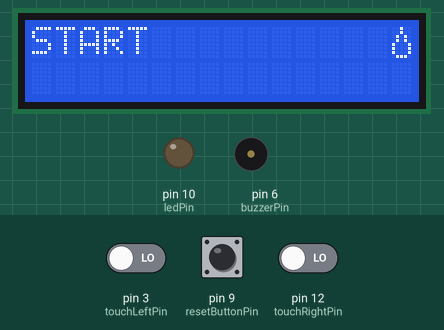
Recording of a sketch running on a simulated Arduino Uno, built with avr-gcc and run on an emulated ATmega328P. On the bench: 16×2 character LCD, output pins drawn as LEDs (lit = HIGH), buzzer (waves = sounding). Dashed ring = blinking. Inputs (shaded band) come from the test bench; at power-on: pin 9 (resetButtonPin) HIGH, pin 3 (touchLeftPin) LOW, pin 12 (touchRightPin) LOW. Random numbers use the default seed unless the sketch sets one.

Above: at 1.2 s.
1.3 s: pin 9 (resetButtonPin) pulled LOW for 0.15 s
At 2.9 s:
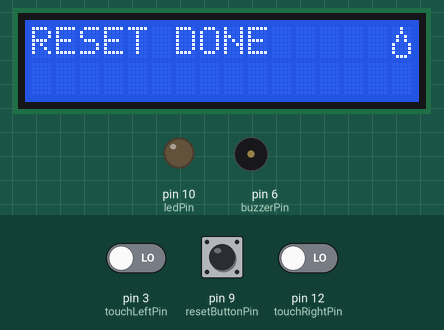
4.4 s: pin 9 (resetButtonPin) pulled LOW for 1 s
At 4.5 s:
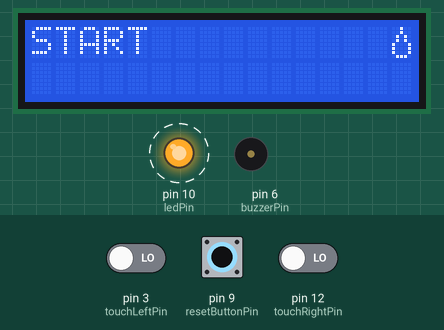
7.7 s: pin 9 (resetButtonPin) pulled LOW for 3.2 s
At 7.8 s:
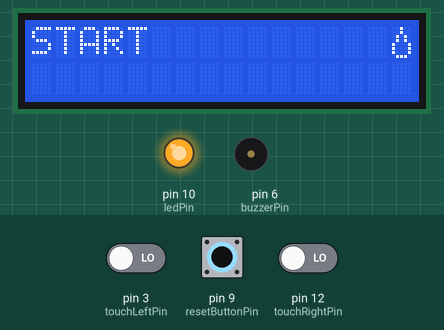
12.4 s: pin 3 (touchLeftPin) driven HIGH and pin 12 (touchRightPin) driven HIGH
At 14.7 s:
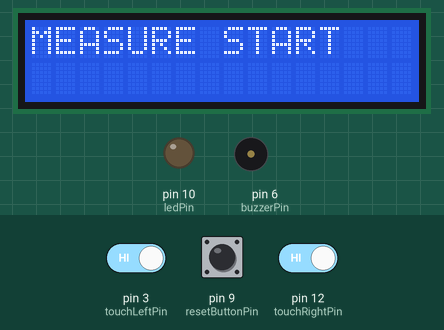
21.4 s: pin 9 (resetButtonPin) pulled LOW for 0.15 s
At 21.5 s:
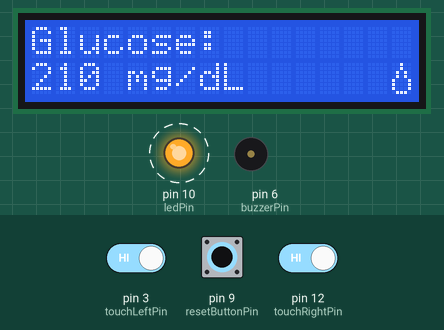
Timing chart, 0 to 24.5 s (numbered marks = the images above; inputs shaded):
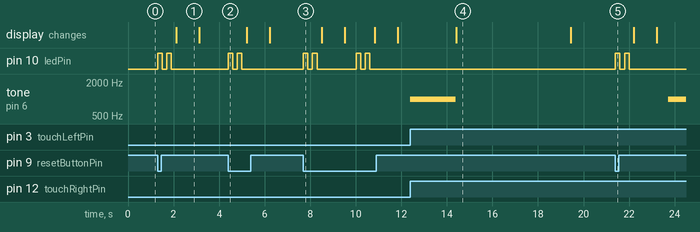

Measured:
- after the input at 1.3 s, pin 10 (ledPin): alternates HIGH for 0.20 s and LOW for 0.20 s, 4 changes in all, then stays LOW, starting at once; the display: changes after 0.81 s (image 1)
- after the input at 4.4 s, pin 10 (ledPin): alternates HIGH for 0.20 s and LOW for 0.20 s, 4 changes in all, then stays LOW, starting at once
- after the input at 7.7 s, pin 10 (ledPin): LOW → HIGH at once, → LOW 0.20 s later, → HIGH 0.20 s later, → LOW 0.20 s later, … (8 changes in this stretch)
- after the input at 12.4 s, tone on pin 6 (buzzerPin): silent → 1000 Hz at once, → silent 2.0 s later; the display: changes after 2.0 s (image 4)
- after the input at 21.4 s, pin 10 (ledPin): alternates HIGH for 0.20 s and LOW for 0.20 s, 4 changes in all, then stays LOW, starting at once; tone on pin 6 (buzzerPin): silent → 1000 Hz after 2.3 s
- what the display in image 1 shows lasts 1.0 s, from 2.1 s to 3.1 s
- what the display in image 4 shows lasts 5.0 s, from 14.4 s to 19.4 s

The sketch:

22222222222222222222.ino
```cpp
#include <Wire.h>
#include <LiquidCrystal_I2C.h>

// LCD 설정 (주소 0x27 또는 0x3F)
LiquidCrystal_I2C lcd(0x27, 16, 2);

// 핀 설정
const int touchLeftPin = 3;
const int touchRightPin = 12;
const int buzzerPin = 6;
const int resetButtonPin = 9;
const int ledPin = 10;

int glucose = 210;
bool measuring = false;
unsigned long lastMeasureTime = 0;
const unsigned long cooldownDuration = 3000; // 3초 쿨다운

// 물방울 아이콘 정의 (5x8 픽셀)
byte droplet[8] = {
  0b00100,
  0b00100,
  0b01010,
  0b01010,
  0b10001,
  0b10001,
  0b10001,
  0b01110
};

void setup() {
  pinMode(touchLeftPin, INPUT);
  pinMode(touchRightPin, INPUT);
  pinMode(buzzerPin, OUTPUT);
  pinMode(resetButtonPin, INPUT_PULLUP);
  pinMode(ledPin, OUTPUT);

  lcd.init();
  lcd.backlight();
  lcd.createChar(0, droplet);  // 물방울 문자 등록

  lcd.setCursor(0, 0);
  lcd.print("START");
  lcd.setCursor(15, 0);
  lcd.write(byte(0));  // 물방울 아이콘

  randomSeed(analogRead(0));
}

void loop() {
  // 초기화 버튼 눌림
  if (digitalRead(resetButtonPin) == LOW) {
    glucose = 210;
    measuring = false;

    // LED 깜빡임
    for (int i = 0; i < 2; i++) {
      digitalWrite(ledPin, HIGH);
      delay(200);
      digitalWrite(ledPin, LOW);
      delay(200);
    }

    lcd.clear();
    lcd.setCursor(0, 0);
    lcd.print("RESET DONE");
    lcd.setCursor(15, 0);
    lcd.write(byte(0));
    delay(1000);

    lcd.clear();
    lcd.setCursor(0, 0);
    lcd.print("START");
    lcd.setCursor(15, 0);
    lcd.write(byte(0));
    delay(500);
    return;
  }

  int leftTouch = digitalRead(touchLeftPin);
  int rightTouch = digitalRead(touchRightPin);

  // 측정 시작 조건
  if (leftTouch == HIGH && rightTouch == HIGH && !measuring) {
    tone(buzzerPin, 1000);
    delay(2000);
    noTone(buzzerPin);

    // 측정 시작 메시지 (물방울 출력 없음)
    lcd.clear();
    lcd.setCursor(0, 0);
    lcd.print("MEASURE START");
    delay(5000);

    // 초기 혈당 표시 + 물방울 아이콘
    lcd.clear();
    lcd.setCursor(0, 0);
    lcd.print("Glucose:");
    lcd.setCursor(0, 1);
    lcd.print(glucose);
    lcd.print(" mg/dL");
    lcd.setCursor(15, 1);
    lcd.write(byte(0));

    measuring = true;
    lastMeasureTime = millis();
    delay(500);
  }

  // 측정 중일 때 터치하면 수치 감소
  if (measuring && (leftTouch == HIGH || rightTouch == HIGH)) {
    if (millis() - lastMeasureTime > cooldownDuration) {
      int decrease = random(8, 16);
      glucose -= decrease;
      if (glucose < 100) glucose = 100;

      lcd.clear();
      lcd.setCursor(0, 0);
      lcd.print("Glucose:");
      lcd.setCursor(0, 1);
      lcd.print(glucose);
      lcd.print(" mg/dL");
      lcd.setCursor(15, 1);
      lcd.write(byte(0));

      lastMeasureTime = millis();
      delay(1000);
    }
  }
}
```
